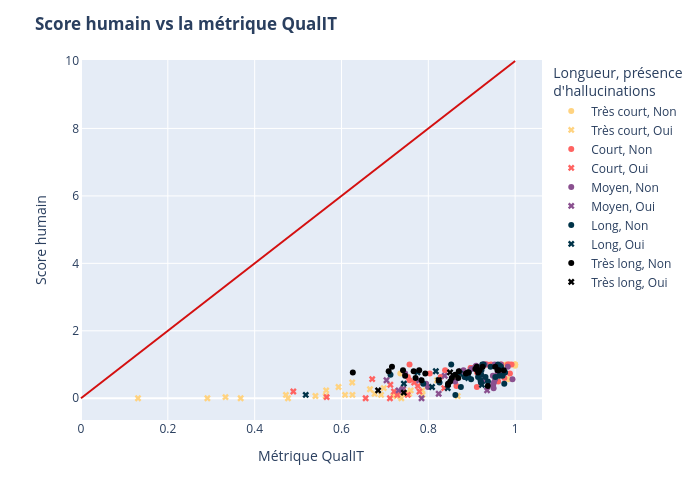
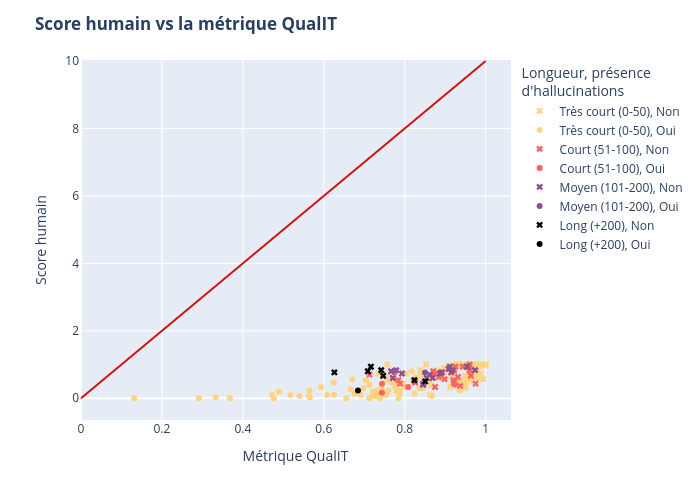

Write notebook code for charts like these, in order.
### Code cell
# Version avec les bins équilibrées
fig1 = px.scatter(
    df, x="C", y="score_humain", color="contrib_tokens_bins", 
    color_discrete_sequence=["#ffd380", "#ff6361", "#8a508f", "#003348", "#000000"],
    category_orders={
        "contrib_tokens_bins": ["Très court", "Court", "Moyen", "Long", "Très long"]
    }, 
    symbol="pres_hallu", symbol_map={"Oui":"x", "Non":"circle"},
)
fig1.add_shape(       # Ajout de la ligne x = y pour référence
    type="line", x0=0, x1=1, y0=0, y1=10, xref="x", yref="y",
    line=dict(color="#d41010")
)
fig1.update_layout(
    title={"text": "<b>Score humain vs la métrique QualIT</b>"},
    xaxis_title="Métrique QualIT", yaxis_title="Score humain", 
    legend_title="Longueur, présence <br>d'hallucinations",
    width=700, height=500
)
fig1.update_traces(
    hovertemplate =
        "Métrique QualIT = %{x}<br>" \
        "Score humain = %{y}<extra></extra>"
)
# Version avec les bins fixes
fig2 = px.scatter(
    df, x="C", y="score_humain", color="contrib_tokens_bins_fixe", 
    color_discrete_sequence=["#ffd380", "#ff6361", "#8a508f", "#000000"],
    category_orders={
        "contrib_tokens_bins_fixe": ["Très court (0-50)", "Court (51-100)", "Moyen (101-200)", "Long (+200)"]
    },
    symbol="pres_hallu", symbol_map={"Oui":"circle", "Non":"x"},
)
fig2.add_shape(       # Ajout de la ligne x = y pour référence
    type="line", x0=0, x1=1, y0=0, y1=10, xref="x", yref="y",
    line=dict(color="#d41010")
)
fig2.update_layout(
    title={"text": "<b>Score humain vs la métrique QualIT</b>"},
    xaxis_title="Métrique QualIT", yaxis_title="Score humain", 
    legend_title="Longueur, présence <br>d'hallucinations",
    width=700, height=500
)
fig2.update_traces(
    hovertemplate =
        "Métrique QualIT = %{x}<br>" \
        "Score humain = %{y}<extra></extra>"
)

# Affichage des figures
fig1.show()
fig2.show()

### Figure 1 — Plotly figure (JSON) as saved in the notebook; plotly's stock layout.template omitted (floating-point values rounded to 4 significant figures)
{"data": [{"hovertemplate": "Métrique QualIT = %{x}<br>Score humain = %{y}<extra></extra>", "legendgroup": "Très court, Non", "marker": {"color": "#ffd380", "symbol": "circle"}, "mode": "markers", "name": "Très court, Non", "orientation": "v", "showlegend": true, "type": "scatter", "x": [0.9844, 0.9794, 1.0, 1, 1, 0.7355, 1.0], "xaxis": "x", "y": [0.5667, 1, 1, 1, 1, 0.7333, 0.9667], "yaxis": "y"}, {"hovertemplate": "Métrique QualIT = %{x}<br>Score humain = %{y}<extra></extra>", "legendgroup": "Très court, Oui", "marker": {"color": "#ffd380", "symbol": "x"}, "mode": "markers", "name": "Très court, Oui", "orientation": "v", "showlegend": true, "type": "scatter", "x": [0.5647, 0.751, 0.472, 0.756, 0.6252, 0.7266, 0.3328, 0.6912, 0.1313, 0.2911, 0.6763, 0.7189, 0.7397, 0.82, 0.6974, 0.7865, 0.5636, 0.8626, 0.3677, 0.6082, 0.7379, 0.7595, 0.7863, 0.8675, 0.6656, 0.6246, 0.5932, 0.54, 0.4768], "xaxis": "x", "y": [0.2333, 0.1667, 0.1, 0.1333, 0.1, 0.06667, 0.03333, 0.1, 0, 0, 0.1333, 0.06667, 0.1333, 0.5333, 0.3, 0.1, 0.06667, 0.6, 0, 0.1, 0, 0.2333, 0.2333, 0.06667, 0.2667, 0.4667, 0.3333, 0.06667, 0], "yaxis": "y"}, {"hovertemplate": "Métrique QualIT = %{x}<br>Score humain = %{y}<extra></extra>", "legendgroup": "Court, Non", "marker": {"color": "#ff6361", "symbol": "circle"}, "mode": "markers", "name": "Court, Non", "orientation": "v", "showlegend": true, "type": "scatter", "x": [0.9862, 0.9445, 0.9602, 0.9684, 0.9323, 0.9711, 0.988, 0.9752, 0.8972, 0.8286, 0.7529, 0.8033, 0.961, 0.8387, 0.983, 0.9918, 0.8982, 0.9684, 0.7567, 0.7567, 0.8648, 0.9124, 0.935, 0.9118], "xaxis": "x", "y": [1, 1, 0.9667, 0.8, 1, 0.7, 0.7333, 0.6, 0.9, 0.6333, 0.6333, 0.7333, 0.5, 0.8333, 1, 1, 0.9, 1, 1, 0.5333, 0.3667, 0.7667, 1, 0.3333], "yaxis": "y"}, {"hovertemplate": "Métrique QualIT = %{x}<br>Score humain = %{y}<extra></extra>", "legendgroup": "Court, Oui", "marker": {"color": "#ff6361", "symbol": "x"}, "mode": "markers", "name": "Court, Oui", "orientation": "v", "showlegend": true, "type": "scatter", "x": [0.4891, 0.5658, 0.6707, 0.8366, 0.7795, 0.7526, 0.7286, 0.7116, 0.7674, 0.721, 0.6556, 0.7421, 0.7125, 0.776], "xaxis": "x", "y": [0.2, 0.03333, 0.5667, 0.3, 0.2, 0.1, 0.1, 0, 0.4667, 0.2, 0, 0.2667, 0.4, 0.3667], "yaxis": "y"}, {"hovertemplate": "Métrique QualIT = %{x}<br>Score humain = %{y}<extra></extra>", "legendgroup": "Moyen, Non", "marker": {"color": "#8a508f", "symbol": "circle"}, "mode": "markers", "name": "Moyen, Non", "orientation": "v", "showlegend": true, "type": "scatter", "x": [0.7466, 0.9598, 0.9539, 0.9494, 0.9666, 0.9528, 0.854, 0.9255, 0.983, 0.9511, 0.9278, 0.9504, 0.8892, 0.899, 0.9695, 0.9166, 0.9085, 0.9938, 0.9487, 0.9069, 0.7993, 0.9303, 0.8618, 0.9101, 0.8847, 0.9244, 0.8811, 0.7949], "xaxis": "x", "y": [0.7333, 0.7667, 0.5667, 0.4, 1, 1, 0.6, 0.5333, 0.9333, 0.4667, 1, 0.3, 0.6333, 0.8667, 0.8, 0.8, 0.9333, 0.5667, 0.6667, 0.9, 0.3333, 1, 0.5, 0.9667, 0.6333, 0.9667, 0.8333, 0.4333], "yaxis": "y"}, {"hovertemplate": "Métrique QualIT = %{x}<br>Score humain = %{y}<extra></extra>", "legendgroup": "Moyen, Oui", "marker": {"color": "#8a508f", "symbol": "x"}, "mode": "markers", "name": "Moyen, Oui", "orientation": "v", "showlegend": true, "type": "scatter", "x": [0.8755, 0.8378, 0.9353, 0.7316, 0.7789, 0.7037, 0.7844, 0.8239, 0.8903, 0.7408], "xaxis": "x", "y": [0.8, 0.6667, 0.2333, 0.2333, 0.5333, 0.5333, 0, 0.1333, 0.7, 0.2667], "yaxis": "y"}, {"hovertemplate": "Métrique QualIT = %{x}<br>Score humain = %{y}<extra></extra>", "legendgroup": "Long, Non", "marker": {"color": "#003348", "symbol": "circle"}, "mode": "markers", "name": "Long, Non", "orientation": "v", "showlegend": true, "type": "scatter", "x": [0.9203, 0.8624, 0.9211, 0.8929, 0.9244, 0.9223, 0.9198, 0.9633, 0.9584, 0.9759, 0.9643, 0.9766, 0.9373, 0.9749, 0.9604, 0.9434, 0.875, 0.9218, 0.8986, 0.9273, 0.9589, 0.8837, 0.9708, 0.9543, 0.7884, 0.9317, 0.8258, 0.9673, 0.8527, 0.9146, 0.7129], "xaxis": "x", "y": [0.5333, 0.1, 0.4667, 0.7667, 1, 0.8333, 0.8, 0.6667, 0.9333, 0.7667, 0.9667, 0.7667, 0.5, 0.4333, 1, 0.9333, 0.3333, 0.7, 0.5667, 1, 0.9333, 0.6333, 0.6667, 0.6333, 0.4333, 0.6333, 0.4667, 0.9333, 1, 0.6333, 0.7], "yaxis": "y"}, {"hovertemplate": "Métrique QualIT = %{x}<br>Score humain = %{y}<extra></extra>", "legendgroup": "Long, Oui", "marker": {"color": "#003348", "symbol": "x"}, "mode": "markers", "name": "Long, Oui", "orientation": "v", "showlegend": true, "type": "scatter", "x": [0.9235, 0.8173, 0.7437, 0.892, 0.5177, 0.8728, 0.8448, 0.7751, 0.8242, 0.8086], "xaxis": "x", "y": [0.4, 0.8, 0.4333, 0.6, 0.1, 0.7333, 0.3, 0.7667, 0.5333, 0.3333], "yaxis": "y"}, {"hovertemplate": "Métrique QualIT = %{x}<br>Score humain = %{y}<extra></extra>", "legendgroup": "Très long, Non", "marker": {"color": "#000000", "symbol": "circle"}, "mode": "markers", "name": "Très long, Non", "orientation": "v", "showlegend": true, "type": "scatter", "x": [0.9542, 0.9251, 0.8908, 0.9084, 0.793, 0.8505, 0.8239, 0.779, 0.937, 0.7163, 0.7418, 0.8689, 0.9147, 0.8928, 0.9739, 0.8542, 0.7087, 0.8702, 0.9594, 0.8455, 0.9116, 0.918, 0.9622, 0.8866, 0.8455, 0.6261, 0.7706, 0.7466, 0.7662, 0.8616, 0.7844], "xaxis": "x", "y": [0.9333, 0.9333, 0.7667, 0.8667, 0.7333, 0.5, 0.5333, 0.8333, 0.3667, 0.9333, 0.8333, 0.6, 0.7667, 0.7667, 0.8333, 0.6, 0.8, 0.8, 0.8333, 0.4333, 0.9333, 0.8333, 0.8333, 0.7333, 0.4, 0.7667, 0.6, 0.6667, 0.8, 0.7, 0.5333], "yaxis": "y"}, {"hovertemplate": "Métrique QualIT = %{x}<br>Score humain = %{y}<extra></extra>", "legendgroup": "Très long, Oui", "marker": {"color": "#000000", "symbol": "x"}, "mode": "markers", "name": "Très long, Oui", "orientation": "v", "showlegend": true, "type": "scatter", "x": [0.85, 0.7435, 0.6844], "xaxis": "x", "y": [0.7667, 0.1667, 0.2333], "yaxis": "y"}], "layout": {"height": 500, "legend": {"title": {"text": "Longueur, présence <br>d'hallucinations"}, "tracegroupgap": 0}, "margin": {"t": 60}, "shapes": [{"line": {"color": "#d41010"}, "type": "line", "x0": 0, "x1": 1, "xref": "x", "y0": 0, "y1": 10, "yref": "y"}], "title": {"text": "<b>Score humain vs la métrique QualIT</b>"}, "width": 700, "xaxis": {"anchor": "y", "domain": [0, 1], "title": {"text": "Métrique QualIT"}}, "yaxis": {"anchor": "x", "domain": [0, 1], "title": {"text": "Score humain"}}}}

### Figure 2 — Plotly figure (JSON) as saved in the notebook; plotly's stock layout.template omitted (floating-point values rounded to 4 significant figures)
{"data": [{"hovertemplate": "Métrique QualIT = %{x}<br>Score humain = %{y}<extra></extra>", "legendgroup": "Très court (0-50), Non", "marker": {"color": "#ffd380", "symbol": "x"}, "mode": "markers", "name": "Très court (0-50), Non", "orientation": "v", "showlegend": true, "type": "scatter", "x": [0.9844, 0.9862, 0.8624, 0.9794, 0.7466, 0.9598, 0.9445, 0.9244, 1.0, 0.9539, 0.9494, 0.9666, 0.9602, 0.9684, 0.9528, 0.854, 0.9198, 0.9323, 0.9255, 0.983, 0.9711, 0.9511, 0.9278, 0.9504, 0.988, 0.9752, 0.9759, 0.9643, 0.8972, 0.9766, 0.8286, 0.9373, 0.7529, 0.8892, 0.899, 0.8033, 0.961, 0.9695, 0.8387, 0.9166, 0.9085, 0.9938, 0.9487, 1, 0.983, 0.9918, 0.8982, 0.9069, 0.9218, 0.7993, 1, 0.9684, 0.9303, 0.9273, 0.7567, 0.7567, 0.7355, 0.8648, 1.0, 0.9589, 0.9124, 0.935, 0.8618, 0.9101, 0.8847, 0.9244, 0.9708, 0.9543, 0.9118, 0.8811, 0.7949, 0.9673, 0.8527, 0.9146], "xaxis": "x", "y": [0.5667, 1, 0.1, 1, 0.7333, 0.7667, 1, 1, 1, 0.5667, 0.4, 1, 0.9667, 0.8, 1, 0.6, 0.8, 1, 0.5333, 0.9333, 0.7, 0.4667, 1, 0.3, 0.7333, 0.6, 0.7667, 0.9667, 0.9, 0.7667, 0.6333, 0.5, 0.6333, 0.6333, 0.8667, 0.7333, 0.5, 0.8, 0.8333, 0.8, 0.9333, 0.5667, 0.6667, 1, 1, 1, 0.9, 0.9, 0.7, 0.3333, 1, 1, 1, 1, 1, 0.5333, 0.7333, 0.3667, 0.9667, 0.9333, 0.7667, 1, 0.5, 0.9667, 0.6333, 0.9667, 0.6667, 0.6333, 0.3333, 0.8333, 0.4333, 0.9333, 1, 0.6333], "yaxis": "y"}, {"hovertemplate": "Métrique QualIT = %{x}<br>Score humain = %{y}<extra></extra>", "legendgroup": "Très court (0-50), Oui", "marker": {"color": "#ffd380", "symbol": "circle"}, "mode": "markers", "name": "Très court (0-50), Oui", "orientation": "v", "showlegend": true, "type": "scatter", "x": [0.8755, 0.4891, 0.5647, 0.751, 0.8378, 0.472, 0.756, 0.6252, 0.7266, 0.3328, 0.9353, 0.6912, 0.5658, 0.1313, 0.6707, 0.2911, 0.8366, 0.7316, 0.8173, 0.6763, 0.7189, 0.7397, 0.7795, 0.7789, 0.82, 0.6974, 0.892, 0.7865, 0.7526, 0.5636, 0.8626, 0.7037, 0.5177, 0.7286, 0.3677, 0.7116, 0.7844, 0.6082, 0.8239, 0.7379, 0.7674, 0.8903, 0.721, 0.7595, 0.6556, 0.7863, 0.8675, 0.7421, 0.6656, 0.8448, 0.6246, 0.5932, 0.54, 0.7125, 0.4768, 0.7408, 0.776], "xaxis": "x", "y": [0.8, 0.2, 0.2333, 0.1667, 0.6667, 0.1, 0.1333, 0.1, 0.06667, 0.03333, 0.2333, 0.1, 0.03333, 0, 0.5667, 0, 0.3, 0.2333, 0.8, 0.1333, 0.06667, 0.1333, 0.2, 0.5333, 0.5333, 0.3, 0.6, 0.1, 0.1, 0.06667, 0.6, 0.5333, 0.1, 0.1, 0, 0, 0, 0.1, 0.1333, 0, 0.4667, 0.7, 0.2, 0.2333, 0, 0.2333, 0.06667, 0.2667, 0.2667, 0.3, 0.4667, 0.3333, 0.06667, 0.4, 0, 0.2667, 0.3667], "yaxis": "y"}, {"hovertemplate": "Métrique QualIT = %{x}<br>Score humain = %{y}<extra></extra>", "legendgroup": "Court (51-100), Non", "marker": {"color": "#ff6361", "symbol": "x"}, "mode": "markers", "name": "Court (51-100), Non", "orientation": "v", "showlegend": true, "type": "scatter", "x": [0.9203, 0.9251, 0.9211, 0.8929, 0.9223, 0.9633, 0.937, 0.9584, 0.9749, 0.8928, 0.9604, 0.9434, 0.875, 0.8702, 0.9594, 0.8986, 0.9622, 0.8837, 0.7884, 0.9317, 0.8258, 0.7844, 0.7129], "xaxis": "x", "y": [0.5333, 0.9333, 0.4667, 0.7667, 0.8333, 0.6667, 0.3667, 0.9333, 0.4333, 0.7667, 1, 0.9333, 0.3333, 0.8, 0.8333, 0.5667, 0.8333, 0.6333, 0.4333, 0.6333, 0.4667, 0.5333, 0.7], "yaxis": "y"}, {"hovertemplate": "Métrique QualIT = %{x}<br>Score humain = %{y}<extra></extra>", "legendgroup": "Court (51-100), Oui", "marker": {"color": "#ff6361", "symbol": "circle"}, "mode": "markers", "name": "Court (51-100), Oui", "orientation": "v", "showlegend": true, "type": "scatter", "x": [0.9235, 0.7437, 0.8728, 0.7435, 0.7751, 0.8242, 0.8086], "xaxis": "x", "y": [0.4, 0.4333, 0.7333, 0.1667, 0.7667, 0.5333, 0.3333], "yaxis": "y"}, {"hovertemplate": "Métrique QualIT = %{x}<br>Score humain = %{y}<extra></extra>", "legendgroup": "Moyen (101-200), Non", "marker": {"color": "#8a508f", "symbol": "x"}, "mode": "markers", "name": "Moyen (101-200), Non", "orientation": "v", "showlegend": true, "type": "scatter", "x": [0.9542, 0.8908, 0.9084, 0.793, 0.779, 0.8689, 0.9147, 0.9739, 0.8542, 0.8455, 0.9116, 0.918, 0.8866, 0.8455, 0.7706, 0.7662, 0.8616], "xaxis": "x", "y": [0.9333, 0.7667, 0.8667, 0.7333, 0.8333, 0.6, 0.7667, 0.8333, 0.6, 0.4333, 0.9333, 0.8333, 0.7333, 0.4, 0.6, 0.8, 0.7], "yaxis": "y"}, {"hovertemplate": "Métrique QualIT = %{x}<br>Score humain = %{y}<extra></extra>", "legendgroup": "Moyen (101-200), Oui", "marker": {"color": "#8a508f", "symbol": "circle"}, "mode": "markers", "name": "Moyen (101-200), Oui", "orientation": "v", "showlegend": true, "type": "scatter", "x": [0.85], "xaxis": "x", "y": [0.7667], "yaxis": "y"}, {"hovertemplate": "Métrique QualIT = %{x}<br>Score humain = %{y}<extra></extra>", "legendgroup": "Long (+200), Non", "marker": {"color": "#000000", "symbol": "x"}, "mode": "markers", "name": "Long (+200), Non", "orientation": "v", "showlegend": true, "type": "scatter", "x": [0.8505, 0.8239, 0.7163, 0.7418, 0.7087, 0.6261, 0.7466], "xaxis": "x", "y": [0.5, 0.5333, 0.9333, 0.8333, 0.8, 0.7667, 0.6667], "yaxis": "y"}, {"hovertemplate": "Métrique QualIT = %{x}<br>Score humain = %{y}<extra></extra>", "legendgroup": "Long (+200), Oui", "marker": {"color": "#000000", "symbol": "circle"}, "mode": "markers", "name": "Long (+200), Oui", "orientation": "v", "showlegend": true, "type": "scatter", "x": [0.6844], "xaxis": "x", "y": [0.2333], "yaxis": "y"}], "layout": {"height": 500, "legend": {"title": {"text": "Longueur, présence <br>d'hallucinations"}, "tracegroupgap": 0}, "margin": {"t": 60}, "shapes": [{"line": {"color": "#d41010"}, "type": "line", "x0": 0, "x1": 1, "xref": "x", "y0": 0, "y1": 10, "yref": "y"}], "title": {"text": "<b>Score humain vs la métrique QualIT</b>"}, "width": 700, "xaxis": {"anchor": "y", "domain": [0, 1], "title": {"text": "Métrique QualIT"}}, "yaxis": {"anchor": "x", "domain": [0, 1], "title": {"text": "Score humain"}}}}
